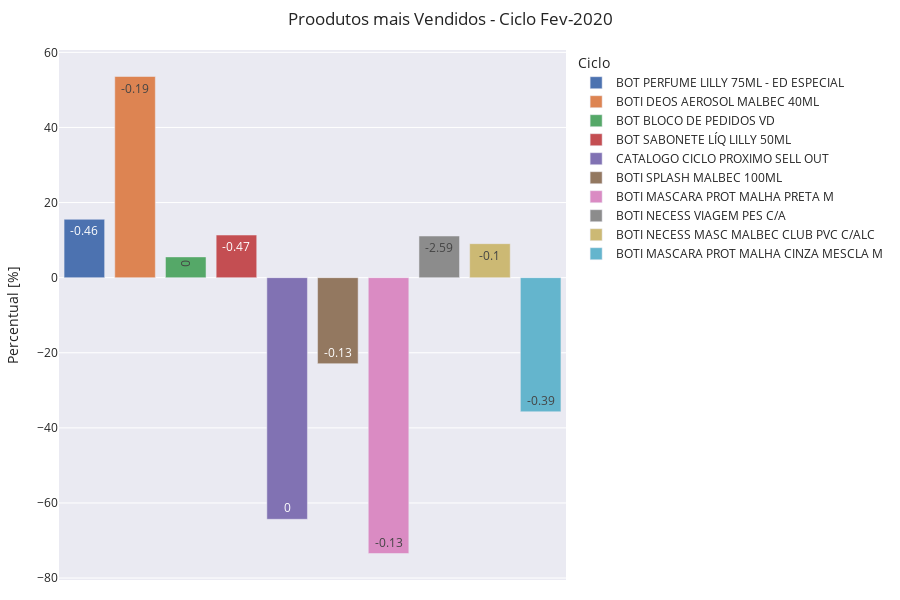

Notebook code cell kept with this figure:
### Code cell
fig = px.bar(produtos[produtos['Ciclo'] == 'Fev-2020'].head(10), x="Produto_Descricao", y="% Qtde_Itens", \
    text="% Liq_med_p_Item", color="Produto_Descricao", hover_data=['Produto_Descricao', 'ReceitaL_p_Item', '% Qtde_Itens', '% Liq_med_p_Item'], template="seaborn")

fig.update_layout(
    margin=dict(l=20, r=50, t=50, b=20),
    title = 'Proodutos mais Vendidos - Ciclo Fev-2020',
    xaxis_title="Categorias",
    yaxis_title="Percentual [%]",
    legend_title="Ciclo",
    width=900, 
    height=600,
    uniformtext_minsize=10, 
    uniformtext_mode='hide',
)
fig.update_xaxes(visible=False)
fig.show()

### Figure 1 — Plotly figure (JSON) as saved in the notebook; plotly's stock layout.template omitted (floating-point values rounded to 4 significant figures)
{"data": [{"alignmentgroup": "True", "customdata": [[152.2, -0.46]], "hovertemplate": "Produto_Descricao=%{x}<br>% Qtde_Itens=%{y}<br>% Liq_med_p_Item=%{customdata[1]}<br>ReceitaL_p_Item=%{customdata[0]}<extra></extra>", "legendgroup": "BOT PERFUME LILLY 75ML - ED ESPECIAL", "marker": {"color": "rgb(76,114,176)", "pattern": {"shape": ""}}, "name": "BOT PERFUME LILLY 75ML - ED ESPECIAL", "offsetgroup": "BOT PERFUME LILLY 75ML - ED ESPECIAL", "orientation": "v", "showlegend": true, "text": [-0.46], "textposition": "auto", "type": "bar", "x": ["BOT PERFUME LILLY 75ML - ED ESPECIAL"], "xaxis": "x", "y": [15.55], "yaxis": "y"}, {"alignmentgroup": "True", "customdata": [[21.11, -0.19]], "hovertemplate": "Produto_Descricao=%{x}<br>% Qtde_Itens=%{y}<br>% Liq_med_p_Item=%{customdata[1]}<br>ReceitaL_p_Item=%{customdata[0]}<extra></extra>", "legendgroup": "BOTI DEOS AEROSOL MALBEC 40ML", "marker": {"color": "rgb(221,132,82)", "pattern": {"shape": ""}}, "name": "BOTI DEOS AEROSOL MALBEC 40ML", "offsetgroup": "BOTI DEOS AEROSOL MALBEC 40ML", "orientation": "v", "showlegend": true, "text": [-0.19], "textposition": "auto", "type": "bar", "x": ["BOTI DEOS AEROSOL MALBEC 40ML"], "xaxis": "x", "y": [53.57], "yaxis": "y"}, {"alignmentgroup": "True", "customdata": [[1.7, 0]], "hovertemplate": "Produto_Descricao=%{x}<br>% Qtde_Itens=%{y}<br>% Liq_med_p_Item=%{customdata[1]}<br>ReceitaL_p_Item=%{customdata[0]}<extra></extra>", "legendgroup": "BOT BLOCO DE PEDIDOS VD", "marker": {"color": "rgb(85,168,104)", "pattern": {"shape": ""}}, "name": "BOT BLOCO DE PEDIDOS VD", "offsetgroup": "BOT BLOCO DE PEDIDOS VD", "orientation": "v", "showlegend": true, "text": [0], "textposition": "auto", "type": "bar", "x": ["BOT BLOCO DE PEDIDOS VD"], "xaxis": "x", "y": [5.53], "yaxis": "y"}, {"alignmentgroup": "True", "customdata": [[16.84, -0.47]], "hovertemplate": "Produto_Descricao=%{x}<br>% Qtde_Itens=%{y}<br>% Liq_med_p_Item=%{customdata[1]}<br>ReceitaL_p_Item=%{customdata[0]}<extra></extra>", "legendgroup": "BOT SABONETE LÍQ LILLY 50ML", "marker": {"color": "rgb(196,78,82)", "pattern": {"shape": ""}}, "name": "BOT SABONETE LÍQ LILLY 50ML", "offsetgroup": "BOT SABONETE LÍQ LILLY 50ML", "orientation": "v", "showlegend": true, "text": [-0.47], "textposition": "auto", "type": "bar", "x": ["BOT SABONETE LÍQ LILLY 50ML"], "xaxis": "x", "y": [11.35], "yaxis": "y"}, {"alignmentgroup": "True", "customdata": [[3.85, 0]], "hovertemplate": "Produto_Descricao=%{x}<br>% Qtde_Itens=%{y}<br>% Liq_med_p_Item=%{customdata[1]}<br>ReceitaL_p_Item=%{customdata[0]}<extra></extra>", "legendgroup": "CATALOGO CICLO PROXIMO SELL OUT", "marker": {"color": "rgb(129,114,179)", "pattern": {"shape": ""}}, "name": "CATALOGO CICLO PROXIMO SELL OUT", "offsetgroup": "CATALOGO CICLO PROXIMO SELL OUT", "orientation": "v", "showlegend": true, "text": [0], "textposition": "auto", "type": "bar", "x": ["CATALOGO CICLO PROXIMO SELL OUT"], "xaxis": "x", "y": [-64.35], "yaxis": "y"}, {"alignmentgroup": "True", "customdata": [[67.8, -0.13]], "hovertemplate": "Produto_Descricao=%{x}<br>% Qtde_Itens=%{y}<br>% Liq_med_p_Item=%{customdata[1]}<br>ReceitaL_p_Item=%{customdata[0]}<extra></extra>", "legendgroup": "BOTI SPLASH MALBEC 100ML", "marker": {"color": "rgb(147,120,96)", "pattern": {"shape": ""}}, "name": "BOTI SPLASH MALBEC 100ML", "offsetgroup": "BOTI SPLASH MALBEC 100ML", "orientation": "v", "showlegend": true, "text": [-0.13], "textposition": "auto", "type": "bar", "x": ["BOTI SPLASH MALBEC 100ML"], "xaxis": "x", "y": [-22.9], "yaxis": "y"}, {"alignmentgroup": "True", "customdata": [[15.2, -0.13]], "hovertemplate": "Produto_Descricao=%{x}<br>% Qtde_Itens=%{y}<br>% Liq_med_p_Item=%{customdata[1]}<br>ReceitaL_p_Item=%{customdata[0]}<extra></extra>", "legendgroup": "BOTI MASCARA PROT MALHA PRETA M", "marker": {"color": "rgb(218,139,195)", "pattern": {"shape": ""}}, "name": "BOTI MASCARA PROT MALHA PRETA M", "offsetgroup": "BOTI MASCARA PROT MALHA PRETA M", "orientation": "v", "showlegend": true, "text": [-0.13], "textposition": "auto", "type": "bar", "x": ["BOTI MASCARA PROT MALHA PRETA M"], "xaxis": "x", "y": [-73.46], "yaxis": "y"}, {"alignmentgroup": "True", "customdata": [[57.88, -2.59]], "hovertemplate": "Produto_Descricao=%{x}<br>% Qtde_Itens=%{y}<br>% Liq_med_p_Item=%{customdata[1]}<br>ReceitaL_p_Item=%{customdata[0]}<extra></extra>", "legendgroup": "BOTI NECESS VIAGEM PES C/A", "marker": {"color": "rgb(140,140,140)", "pattern": {"shape": ""}}, "name": "BOTI NECESS VIAGEM PES C/A", "offsetgroup": "BOTI NECESS VIAGEM PES C/A", "orientation": "v", "showlegend": true, "text": [-2.59], "textposition": "auto", "type": "bar", "x": ["BOTI NECESS VIAGEM PES C/A"], "xaxis": "x", "y": [11.09], "yaxis": "y"}, {"alignmentgroup": "True", "customdata": [[50.86, -0.1]], "hovertemplate": "Produto_Descricao=%{x}<br>% Qtde_Itens=%{y}<br>% Liq_med_p_Item=%{customdata[1]}<br>ReceitaL_p_Item=%{customdata[0]}<extra></extra>", "legendgroup": "BOTI NECESS MASC MALBEC CLUB PVC C/ALC", "marker": {"color": "rgb(204,185,116)", "pattern": {"shape": ""}}, "name": "BOTI NECESS MASC MALBEC CLUB PVC C/ALC", "offsetgroup": "BOTI NECESS MASC MALBEC CLUB PVC C/ALC", "orientation": "v", "showlegend": true, "text": [-0.1], "textposition": "auto", "type": "bar", "x": ["BOTI NECESS MASC MALBEC CLUB PVC C/ALC"], "xaxis": "x", "y": [9.05], "yaxis": "y"}, {"alignmentgroup": "True", "customdata": [[15.16, -0.39]], "hovertemplate": "Produto_Descricao=%{x}<br>% Qtde_Itens=%{y}<br>% Liq_med_p_Item=%{customdata[1]}<br>ReceitaL_p_Item=%{customdata[0]}<extra></extra>", "legendgroup": "BOTI MASCARA PROT MALHA CINZA MESCLA M", "marker": {"color": "rgb(100,181,205)", "pattern": {"shape": ""}}, "name": "BOTI MASCARA PROT MALHA CINZA MESCLA M", "offsetgroup": "BOTI MASCARA PROT MALHA CINZA MESCLA M", "orientation": "v", "showlegend": true, "text": [-0.39], "textposition": "auto", "type": "bar", "x": ["BOTI MASCARA PROT MALHA CINZA MESCLA M"], "xaxis": "x", "y": [-35.71], "yaxis": "y"}], "layout": {"barmode": "relative", "height": 600, "legend": {"title": {"text": "Ciclo"}, "tracegroupgap": 0}, "margin": {"b": 20, "l": 20, "r": 50, "t": 50}, "title": {"text": "Proodutos mais Vendidos - Ciclo Fev-2020"}, "uniformtext": {"minsize": 10, "mode": "hide"}, "width": 900, "xaxis": {"anchor": "y", "categoryarray": ["BOT PERFUME LILLY 75ML - ED ESPECIAL", "BOTI DEOS AEROSOL MALBEC 40ML", "BOT BLOCO DE PEDIDOS VD", "BOT SABONETE LÍQ LILLY 50ML", "CATALOGO CICLO PROXIMO SELL OUT", "BOTI SPLASH MALBEC 100ML", "BOTI MASCARA PROT MALHA PRETA M", "BOTI NECESS VIAGEM PES C/A", "BOTI NECESS MASC MALBEC CLUB PVC C/ALC", "BOTI MASCARA PROT MALHA CINZA MESCLA M"], "categoryorder": "array", "domain": [0, 1], "title": {"text": "Categorias"}, "visible": false}, "yaxis": {"anchor": "x", "domain": [0, 1], "title": {"text": "Percentual [%]"}}}}
